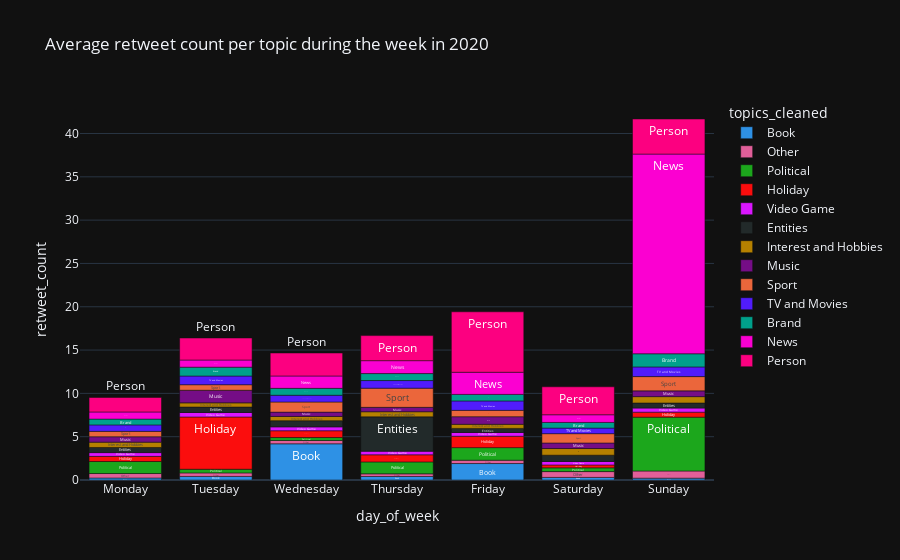

Source (notebook cell):
### Code cell
# alternative to color scheme: 'color_discrete_map={'setosa': 'lightcyan', 'versicolor': 'royalblue', 'virginica': 'darkblue'}'
fig = px.bar(topic_analysis_2020_week_day, x="day_of_week", y="retweet_count", color="topics_cleaned", text="topics_cleaned", category_orders={'day_of_week': week_days}, title="Average retweet count per topic during the week in 2020",
             color_discrete_sequence=px.colors.qualitative.Dark24)
fig.show()

### Figure 1 — Plotly figure (JSON) as saved in the notebook; plotly's stock layout.template omitted (floating-point values rounded to 4 significant figures)
{"data": [{"alignmentgroup": "True", "hovertemplate": "topics_cleaned=%{text}<br>day_of_week=%{x}<br>retweet_count=%{y}<extra></extra>", "legendgroup": "Book", "marker": {"color": "#2E91E5", "pattern": {"shape": ""}}, "name": "Book", "offsetgroup": "Book", "orientation": "v", "showlegend": true, "text": ["Book", "Book", "Book", "Book", "Book", "Book", "Book"], "textposition": "auto", "x": ["Sunday", "Monday", "Saturday", "Thursday", "Tuesday", "Friday", "Wednesday"], "xaxis": "x", "y": [0.2143, 0.2333, 0.3019, 0.4068, 0.4138, 1.9, 4.177], "yaxis": "y", "type": "bar"}, {"alignmentgroup": "True", "hovertemplate": "topics_cleaned=%{text}<br>day_of_week=%{x}<br>retweet_count=%{y}<extra></extra>", "legendgroup": "Other", "marker": {"color": "#E15F99", "pattern": {"shape": ""}}, "name": "Other", "offsetgroup": "Other", "orientation": "v", "showlegend": true, "text": ["Other", "Other", "Other", "Other", "Other", "Other", "Other"], "textposition": "auto", "x": ["Thursday", "Friday", "Wednesday", "Tuesday", "Monday", "Saturday", "Sunday"], "xaxis": "x", "y": [0.3056, 0.3861, 0.3872, 0.4049, 0.5122, 0.6689, 0.8263], "yaxis": "y", "type": "bar"}, {"alignmentgroup": "True", "hovertemplate": "topics_cleaned=%{text}<br>day_of_week=%{x}<br>retweet_count=%{y}<extra></extra>", "legendgroup": "Political", "marker": {"color": "#1CA71C", "pattern": {"shape": ""}}, "name": "Political", "offsetgroup": "Political", "orientation": "v", "showlegend": true, "text": ["Political", "Political", "Political", "Political", "Political", "Political", "Political"], "textposition": "auto", "x": ["Wednesday", "Tuesday", "Saturday", "Thursday", "Monday", "Friday", "Sunday"], "xaxis": "x", "y": [0.3346, 0.4254, 0.4291, 1.376, 1.387, 1.451, 6.215], "yaxis": "y", "type": "bar"}, {"alignmentgroup": "True", "hovertemplate": "topics_cleaned=%{text}<br>day_of_week=%{x}<br>retweet_count=%{y}<extra></extra>", "legendgroup": "Holiday", "marker": {"color": "#FB0D0D", "pattern": {"shape": ""}}, "name": "Holiday", "offsetgroup": "Holiday", "orientation": "v", "showlegend": true, "text": ["Holiday", "Holiday", "Holiday", "Holiday", "Holiday", "Holiday", "Holiday"], "textposition": "auto", "x": ["Saturday", "Sunday", "Monday", "Wednesday", "Thursday", "Friday", "Tuesday"], "xaxis": "x", "y": [0.3401, 0.5785, 0.5975, 0.7895, 0.8219, 1.316, 6.034], "yaxis": "y", "type": "bar"}, {"alignmentgroup": "True", "hovertemplate": "topics_cleaned=%{text}<br>day_of_week=%{x}<br>retweet_count=%{y}<extra></extra>", "legendgroup": "Video Game", "marker": {"color": "#DA16FF", "pattern": {"shape": ""}}, "name": "Video Game", "offsetgroup": "Video Game", "orientation": "v", "showlegend": true, "text": ["Video Game", "Video Game", "Video Game", "Video Game", "Video Game", "Video Game", "Video Game"], "textposition": "auto", "x": ["Saturday", "Thursday", "Monday", "Friday", "Wednesday", "Sunday", "Tuesday"], "xaxis": "x", "y": [0.4041, 0.4178, 0.4328, 0.4332, 0.4465, 0.4721, 0.5154], "yaxis": "y", "type": "bar"}, {"alignmentgroup": "True", "hovertemplate": "topics_cleaned=%{text}<br>day_of_week=%{x}<br>retweet_count=%{y}<extra></extra>", "legendgroup": "Entities", "marker": {"color": "#222A2A", "pattern": {"shape": ""}}, "name": "Entities", "offsetgroup": "Entities", "orientation": "v", "showlegend": true, "text": ["Entities", "Entities", "Entities", "Entities", "Entities", "Entities", "Entities"], "textposition": "auto", "x": ["Friday", "Sunday", "Monday", "Tuesday", "Wednesday", "Saturday", "Thursday"], "xaxis": "x", "y": [0.4717, 0.5883, 0.5926, 0.6316, 0.711, 0.7237, 3.963], "yaxis": "y", "type": "bar"}, {"alignmentgroup": "True", "hovertemplate": "topics_cleaned=%{text}<br>day_of_week=%{x}<br>retweet_count=%{y}<extra></extra>", "legendgroup": "Interest and Hobbies", "marker": {"color": "#B68100", "pattern": {"shape": ""}}, "name": "Interest and Hobbies", "offsetgroup": "Interest and Hobbies", "orientation": "v", "showlegend": true, "text": ["Interest and Hobbies", "Interest and Hobbies", "Interest and Hobbies", "Interest and Hobbies", "Interest and Hobbies", "Interest and Hobbies", "Interest and Hobbies"], "textposition": "auto", "x": ["Friday", "Tuesday", "Wednesday", "Thursday", "Monday", "Sunday", "Saturday"], "xaxis": "x", "y": [0.4739, 0.4788, 0.4912, 0.587, 0.6159, 0.7293, 0.7635], "yaxis": "y", "type": "bar"}, {"alignmentgroup": "True", "hovertemplate": "topics_cleaned=%{text}<br>day_of_week=%{x}<br>retweet_count=%{y}<extra></extra>", "legendgroup": "Music", "marker": {"color": "#750D86", "pattern": {"shape": ""}}, "name": "Music", "offsetgroup": "Music", "orientation": "v", "showlegend": true, "text": ["Music", "Music", "Music", "Music", "Music", "Music", "Music"], "textposition": "auto", "x": ["Wednesday", "Thursday", "Monday", "Saturday", "Sunday", "Friday", "Tuesday"], "xaxis": "x", "y": [0.5, 0.5131, 0.6255, 0.6453, 0.6667, 0.8769, 1.459], "yaxis": "y", "type": "bar"}, {"alignmentgroup": "True", "hovertemplate": "topics_cleaned=%{text}<br>day_of_week=%{x}<br>retweet_count=%{y}<extra></extra>", "legendgroup": "Sport", "marker": {"color": "#EB663B", "pattern": {"shape": ""}}, "name": "Sport", "offsetgroup": "Sport", "orientation": "v", "showlegend": true, "text": ["Sport", "Sport", "Sport", "Sport", "Sport", "Sport", "Sport"], "textposition": "auto", "x": ["Monday", "Tuesday", "Friday", "Saturday", "Wednesday", "Sunday", "Thursday"], "xaxis": "x", "y": [0.6171, 0.6379, 0.7317, 1.073, 1.166, 1.648, 2.21], "yaxis": "y", "type": "bar"}, {"alignmentgroup": "True", "hovertemplate": "topics_cleaned=%{text}<br>day_of_week=%{x}<br>retweet_count=%{y}<extra></extra>", "legendgroup": "TV and Movies", "marker": {"color": "#511CFB", "pattern": {"shape": ""}}, "name": "TV and Movies", "offsetgroup": "TV and Movies", "orientation": "v", "showlegend": true, "text": ["TV and Movies", "TV and Movies", "TV and Movies", "TV and Movies", "TV and Movies", "TV and Movies", "TV and Movies"], "textposition": "auto", "x": ["Saturday", "Monday", "Wednesday", "Thursday", "Tuesday", "Friday", "Sunday"], "xaxis": "x", "y": [0.6451, 0.7467, 0.7832, 0.8786, 1.003, 1.088, 1.117], "yaxis": "y", "type": "bar"}, {"alignmentgroup": "True", "hovertemplate": "topics_cleaned=%{text}<br>day_of_week=%{x}<br>retweet_count=%{y}<extra></extra>", "legendgroup": "Brand", "marker": {"color": "#00A08B", "pattern": {"shape": ""}}, "name": "Brand", "offsetgroup": "Brand", "orientation": "v", "showlegend": true, "text": ["Brand", "Brand", "Brand", "Brand", "Brand", "Brand", "Brand"], "textposition": "auto", "x": ["Saturday", "Monday", "Friday", "Wednesday", "Thursday", "Tuesday", "Sunday"], "xaxis": "x", "y": [0.6513, 0.6723, 0.7555, 0.7964, 0.8076, 1.022, 1.518], "yaxis": "y", "type": "bar"}, {"alignmentgroup": "True", "hovertemplate": "topics_cleaned=%{text}<br>day_of_week=%{x}<br>retweet_count=%{y}<extra></extra>", "legendgroup": "News", "marker": {"color": "#FB00D1", "pattern": {"shape": ""}}, "name": "News", "offsetgroup": "News", "orientation": "v", "showlegend": true, "text": ["News", "News", "News", "News", "News", "News", "News"], "textposition": "auto", "x": ["Monday", "Tuesday", "Saturday", "Wednesday", "Thursday", "Friday", "Sunday"], "xaxis": "x", "y": [0.8219, 0.8241, 0.886, 1.426, 1.49, 2.556, 23.05], "yaxis": "y", "type": "bar"}, {"alignmentgroup": "True", "hovertemplate": "topics_cleaned=%{text}<br>day_of_week=%{x}<br>retweet_count=%{y}<extra></extra>", "legendgroup": "Person", "marker": {"color": "#FC0080", "pattern": {"shape": ""}}, "name": "Person", "offsetgroup": "Person", "orientation": "v", "showlegend": true, "text": ["Person", "Person", "Person", "Person", "Person", "Person", "Person"], "textposition": "auto", "x": ["Monday", "Tuesday", "Wednesday", "Thursday", "Saturday", "Sunday", "Friday"], "xaxis": "x", "y": [1.672, 2.54, 2.649, 2.893, 3.227, 4.049, 6.978], "yaxis": "y", "type": "bar"}], "layout": {"xaxis": {"anchor": "y", "domain": [0.0, 1.0], "title": {"text": "day_of_week"}, "categoryorder": "array", "categoryarray": ["Monday", "Tuesday", "Wednesday", "Thursday", "Friday", "Saturday", "Sunday"]}, "yaxis": {"anchor": "x", "domain": [0.0, 1.0], "title": {"text": "retweet_count"}}, "legend": {"title": {"text": "topics_cleaned"}, "tracegroupgap": 0}, "title": {"text": "Average retweet count per topic during the week in 2020"}, "barmode": "relative"}}
